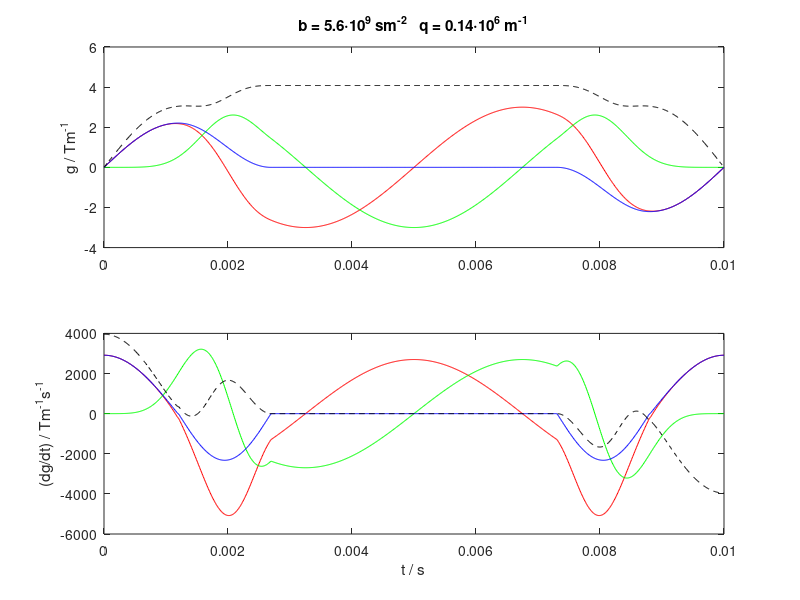

MATLAB code for this plot: (Note: this script raises an error after producing the figure.)
% Gradient waveforms for axisymmetric b-tensors.
%
% Calculated according to the recipe in fig 1 of
% Topgaard, Phys. Chem. Chem. Phys. 18, 8545 (2016).
% http://dx.doi.org/10.1039/c5cp07251d
%
% Transfer all files from the protocol folder to
% /opt/topspin<version>/exp/stan/nmr/lists/gp/user
% and <dataset>/<expno>


% Define path for output folders
%[run_path,run_name,run_ext] = fileparts(run_fn);
run_path = cd;
out_path = fullfile(run_path,'protocol');
%out_path = '/opt/topspin3.5pl4/exp/stan/nmr/lists/gp/user';
%out_path = '/opt/topspin3.2/exp/stan/nmr/lists/gp/user';

% Define timing parameters relative to a total echo time = 1
np = 1000; % Number of time intervals in waveform [1000]
epsilon_up = .12; % Quarter-sine ramp up [0.1]
plateau = 0; % Plateau [0]
epsilon_down = .15; % Half-sine ramp down [0.1]

% Parameters for calculating b-values
gmax = 100/100*3; % Max gradient [3 T/m]
tau = 10e-3; % Waveform duration [10 ms]


%------------------------


taured = 1;
dt = taured/np;
t = taured*linspace(0,1,np);

% Quarter-sine ramp up
np_epsilon_up = round(epsilon_up/dt);
t_epsilon_up = pi/2*linspace(0,1,np_epsilon_up)';
g_up = sin(t_epsilon_up);
%figure(1), clf, plot(t_epsilon_up,g_up,'-'), return

% Half-sine ramp down
np_epsilon_down = round(epsilon_down/dt);
t_epsilon_down = pi/2*linspace(-1,1,np_epsilon_down)';
g_down = 1 - .5*(1+sin(t_epsilon_down));
%figure(1), clf, plot(t_epsilon_down,g_down,'-'), return

% Plateau
np_plateau = round(plateau/dt);
np_inter = round(taured/dt)-2*(np_epsilon_up+np_plateau+np_epsilon_down);

ga = [g_up; ones(np_plateau,1); g_down; zeros(np_inter,1); g_down-1; -1*ones(np_plateau,1); -flipud(g_up)];
%figure(1), clf, plot(t,ga,'-'), return

deltapsi = 2*pi;
psi0 = 0;

q = cumsum(ga); % Topgaard Eq 35 (Note: all dt cancel and can be omitted.)
q = mean([q flipud(q)],2); % Removes asymmetry introduced by cumsum
b = sum(q.^2); % Topgaard Eq 32
psi = psi0 + deltapsi/b*cumsum(q.^2); % Topgaard Eq 31
psi = mean([psi deltapsi-flipud(psi)],2); % Removes asymmetry introduced by cumsum
gr = (ga + 1i*deltapsi/b*q.^3).*exp(1i.*psi); % Topgaard Eq 37

% Assure that first and last values equal zero
ga([1 end]) = 0;
gr([1 end]) = 0;

re_gr = real(gr);
im_gr = imag(gr);

% Assure refocusing on each channel
ga(2:(end-1)) = ga(2:(end-1)) - sum(ga)/(np-2);
re_gr(2:(end-1)) = re_gr(2:(end-1)) - sum(re_gr)/(np-2);
im_gr(2:(end-1)) = im_gr(2:(end-1)) - sum(im_gr)/(np-2);

% Normalize waveform to the range -1 to +1
gnorm = max(abs([ga(:); re_gr(:)+1i*im_gr(:)]));
ga = ga/gnorm;
re_gr = re_gr/gnorm;
im_gr = im_gr/gnorm;

% Test that the waveform gives isotropic diffusion weighting
zeta = acos(1/sqrt(3)); % Magic angle
% zeta: half aperture of q cone, see Topgaard. Microporous Mesoporous Mater. 178, 60 (2013).
% http://dx.doi.org/10.1016/j.micromeso.2013.03.009
theta = pi/2; % (theta,phi): Orientation of cone axis in lab frame
phi = 0;

gx = re_gr*sin(zeta); % Topgaard Eq 37
gy = im_gr*sin(zeta);
gz = ga*cos(zeta);

gx_old = gx;
gz_old = gz;
gx = gx_old*cos(theta) + gz_old*sin(theta);
gz = gz_old*cos(theta) - gx_old*sin(theta);
gx_old = gx;
gy_old = gy;
gx = gx_old*cos(phi) - gy_old*sin(phi);
gy = gy_old*cos(phi) + gx_old*sin(phi);

qx = cumsum(gx);
qy = cumsum(gy);
qz = cumsum(gz);
bxx = sum(qx.^2);
byy = sum(qy.^2);
bzz = sum(qz.^2);
bxy = sum(qx.*qy);
bxz = sum(qx.*qz);
byz = sum(qy.*qz);

b_tensor = [[bxx bxy bxz]; [bxy byy byz]; [bxz byz bzz]]/(bxx+byy+bzz)
% Should be diagonal and all eigenvalues 1/3

gamma = 26.75e7;
dt = tau/np;
t = tau*linspace(0,1,np)';
q = gamma*gmax*cumsum(ga*dt);
b = sum(q.^2*dt);
qmax = max(q);
td = b/qmax^2;

dgadt = gradient(gmax*ga/dt);
dgrdt = gradient(gmax*abs(gr)/dt);
dre_grdt = gradient(gmax*re_gr/dt);
dim_grdt = gradient(gmax*im_gr/dt);

figure(1), clf
subplot(2,1,1)
plot(t,gmax*re_gr,'r-',t,gmax*im_gr,'g-',t,gmax*ga,'b-',t,gmax*abs(gr),'k--')
ylabel('g / Tm^-^1')
title(['b = ' num2str(b/1e9,2) '\cdot10^9 sm^-^2   q = ' num2str(qmax/2/pi/1e6,2) '\cdot10^6 m^-^1'])

subplot(2,1,2)
plot(t,dre_grdt,'r-',t,dim_grdt,'g-',t,dgadt,'b-',t,dgrdt,'k--')
xlabel('t / s'), ylabel('(dg/dt) / Tm^-^1s^-^1')

res = bruker_mkshapefile(fullfile(out_path,'ga'),re_gr,'radial a');
res = bruker_mkshapefile(fullfile(out_path,'gb'),im_gr,'radial b');
res = bruker_mkshapefile(fullfile(out_path,'gc'),ga,'axial c');
%res = bruker_mkshapefile(fullfile(out_path,'gb'),re_gr,'radial a');
%res = bruker_mkshapefile(fullfile(out_path,'gc'),re_gr,'radial a');

